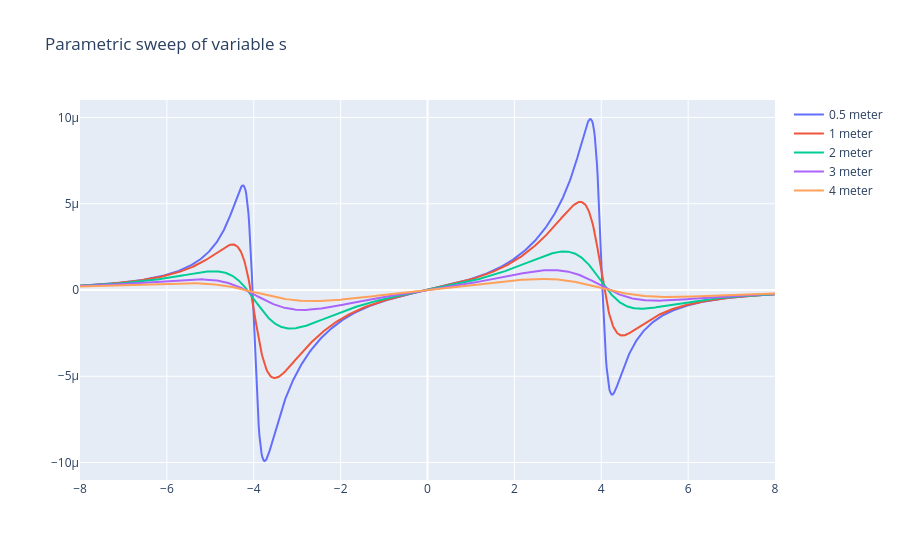

The notebook cell saved with this chart:
### Code cell
fig = go.Figure()
for s_test in s_parameters.values():

    x_coil, x_gradient, y_coil, y_gradient=create_xy_gradients(R,l,alpha,d,s_test,current)
    Bx=x_gradient.getB(x_axis)


    
    name=list(s_parameters.keys())[list(s_parameters.values()).index(s_test)]

    fig.add_trace(go.Scatter(x=x_axis[:,0], y=Bx[:,2], mode='lines', name=f'{name}'))

fig.update_layout(title="Parametric sweep of variable s")
fig.show()

### Figure 1 — Plotly figure (JSON) as saved in the notebook; plotly's stock layout.template omitted (floating-point values rounded to 4 significant figures; data arrays with more than 128 entries replaced by an {"elided": "..."} marker saying what was removed)
{"data": [{"mode": "lines", "name": "0.5 meter", "type": "scatter", "x": {"elided": "1000 float values"}, "y": {"elided": "1000 float values"}}, {"mode": "lines", "name": "1 meter", "type": "scatter", "x": {"elided": "1000 float values"}, "y": {"elided": "1000 float values"}}, {"mode": "lines", "name": "2 meter", "type": "scatter", "x": {"elided": "1000 float values"}, "y": {"elided": "1000 float values"}}, {"mode": "lines", "name": "3 meter", "type": "scatter", "x": {"elided": "1000 float values"}, "y": {"elided": "1000 float values"}}, {"mode": "lines", "name": "4 meter", "type": "scatter", "x": {"elided": "1000 float values"}, "y": {"elided": "1000 float values"}}], "layout": {"title": {"text": "Parametric sweep of variable s"}}}
